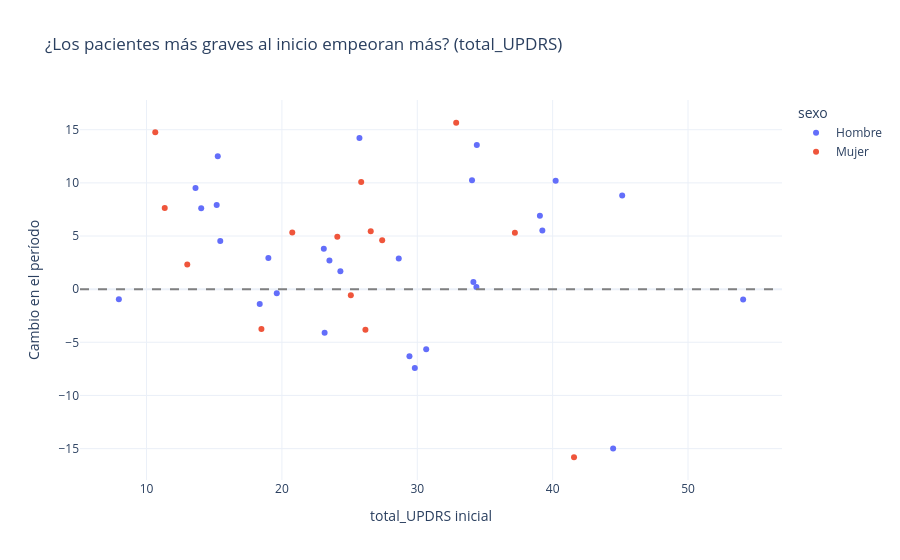

Write notebook code for a chart like this one.
### Code cell
fig = px.scatter(pacientes.reset_index(), x="updrs_inicial", y="cambio_updrs", color="sexo",
                 hover_data=[ID, "edad", "n_registros"],
                 title=f"¿Los pacientes más graves al inicio empeoran más? ({OBJETIVO})",
                 labels={"updrs_inicial": f"{OBJETIVO} inicial", "cambio_updrs": "Cambio en el período"})
fig.add_hline(y=0, line_dash="dash", line_color="gray")
guardar(fig, "01_inicial_vs_cambio")
fig

### Figure 1 — Plotly figure (JSON) as saved in the notebook; plotly's stock layout.template omitted (floating-point values rounded to 4 significant figures)
{"data": [{"customdata": [[1, 72, 149], [2, 58, 145], [3, 57, 144], [4, 74, 137], [5, 75, 156], [6, 63, 156], [7, 72, 161], [9, 68, 152], [10, 58, 148], [11, 55, 138], [12, 62, 107], [15, 65, 143], [16, 65, 138], [18, 65, 126], [19, 55, 129], [20, 67, 134], [21, 73, 123], [24, 60, 156], [25, 76, 144], [26, 49, 130], [29, 78, 168], [30, 49, 126], [31, 75, 130], [34, 59, 161], [35, 71, 165], [38, 67, 149], [39, 66, 143], [42, 61, 150]], "hovertemplate": "sexo=Hombre<br>total_UPDRS inicial=%{x}<br>Cambio en el período=%{y}<br>subject_id=%{customdata[0]}<br>edad=%{customdata[1]}<br>n_registros=%{customdata[2]}<extra></extra>", "legendgroup": "Hombre", "marker": {"color": "#636efa", "symbol": "circle"}, "mode": "markers", "name": "Hombre", "orientation": "v", "showlegend": true, "type": "scatter", "x": [34.4, 14.04, 25.73, 15.26, 39.24, 39.06, 23.16, 23.1, 19.0, 19.62, 29.42, 13.62, 15.18, 7.955, 24.32, 18.36, 40.22, 15.45, 45.14, 30.66, 34.37, 44.47, 29.82, 34.15, 54.07, 23.51, 34.04, 28.63], "xaxis": "x", "y": [13.57, 7.611, 14.22, 12.51, 5.521, 6.897, -4.106, 3.801, 2.922, -0.384, -6.3, 9.514, 7.922, -0.9555, 1.681, -1.388, 10.19, 4.526, 8.823, -5.65, 0.213, -14.99, -7.426, 0.671, -0.964, 2.705, 10.25, 2.88], "yaxis": "y"}, {"customdata": [[8, 73, 150], [13, 73, 112], [14, 58, 136], [17, 66, 144], [22, 57, 112], [23, 59, 138], [27, 57, 129], [28, 74, 134], [32, 36, 101], [33, 66, 135], [36, 62, 129], [37, 56, 140], [40, 85, 142], [41, 68, 165]], "hovertemplate": "sexo=Mujer<br>total_UPDRS inicial=%{x}<br>Cambio en el período=%{y}<br>subject_id=%{customdata[0]}<br>edad=%{customdata[1]}<br>n_registros=%{customdata[2]}<extra></extra>", "legendgroup": "Mujer", "marker": {"color": "#EF553B", "symbol": "circle"}, "mode": "markers", "name": "Mujer", "orientation": "v", "showlegend": true, "type": "scatter", "x": [24.09, 25.86, 10.65, 25.09, 13.01, 20.77, 11.35, 41.58, 18.49, 27.41, 26.56, 32.87, 26.17, 37.21], "xaxis": "x", "y": [4.938, 10.09, 14.77, -0.572, 2.31, 5.34, 7.634, -15.81, -3.753, 4.592, 5.438, 15.66, -3.821, 5.303], "yaxis": "y"}], "layout": {"legend": {"title": {"text": "sexo"}, "tracegroupgap": 0}, "shapes": [{"line": {"color": "gray", "dash": "dash"}, "type": "line", "x0": 0, "x1": 1, "xref": "x domain", "y0": 0, "y1": 0, "yref": "y"}], "title": {"text": "¿Los pacientes más graves al inicio empeoran más? (total_UPDRS)"}, "xaxis": {"anchor": "y", "domain": [0, 1], "title": {"text": "total_UPDRS inicial"}}, "yaxis": {"anchor": "x", "domain": [0, 1], "title": {"text": "Cambio en el período"}}}}
